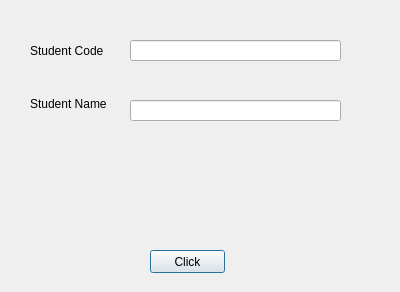
<?xml version="1.0" encoding="UTF-8"?>
<ui version="4.0">
 <class>Dialog</class>
 <widget class="QDialog" name="Dialog">
  <property name="geometry">
   <rect>
    <x>0</x>
    <y>0</y>
    <width>400</width>
    <height>292</height>
   </rect>
  </property>
  <property name="windowTitle">
   <string>Dialog</string>
  </property>
  <widget class="QLabel" name="label">
   <property name="geometry">
    <rect>
     <x>30</x>
     <y>40</y>
     <width>91</width>
     <height>21</height>
    </rect>
   </property>
   <property name="text">
    <string>Student Code</string>
   </property>
  </widget>
  <widget class="QLabel" name="label_2">
   <property name="geometry">
    <rect>
     <x>30</x>
     <y>93</y>
     <width>81</width>
     <height>21</height>
    </rect>
   </property>
   <property name="text">
    <string>Student Name</string>
   </property>
  </widget>
  <widget class="QLabel" name="labelResponse">
   <property name="geometry">
    <rect>
     <x>30</x>
     <y>190</y>
     <width>321</width>
     <height>31</height>
    </rect>
   </property>
   <property name="text">
    <string/>
   </property>
  </widget>
  <widget class="QPushButton" name="ButtonClickMe">
   <property name="geometry">
    <rect>
     <x>150</x>
     <y>250</y>
     <width>75</width>
     <height>23</height>
    </rect>
   </property>
   <property name="text">
    <string>Click</string>
   </property>
  </widget>
  <widget class="QLineEdit" name="lineEditCode">
   <property name="geometry">
    <rect>
     <x>130</x>
     <y>40</y>
     <width>211</width>
     <height>21</height>
    </rect>
   </property>
  </widget>
  <widget class="QLineEdit" name="lineEditName">
   <property name="geometry">
    <rect>
     <x>130</x>
     <y>100</y>
     <width>211</width>
     <height>21</height>
    </rect>
   </property>
  </widget>
 </widget>
 <resources/>
 <connections/>
</ui>
